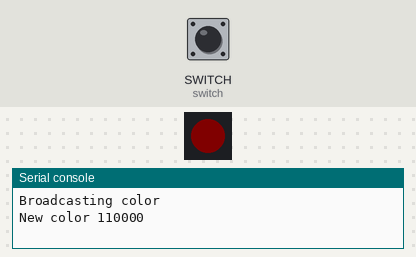
A program run on a simulated Circuit Playground running CircuitPython. On the bench: 1 RGB LEDs in strip order, left to right, the last lines printed to the serial console. The test bench sets the inputs (shaded band); at power-on: SWITCH (switch) HIGH. Dim RGB values are drawn brighter than linear; nothing arrives over Bluetooth unless stated.

Above: at 1.2 s.
1.3 s: SWITCH (switch) pulled LOW for 3.2 s
At 1.7 s:
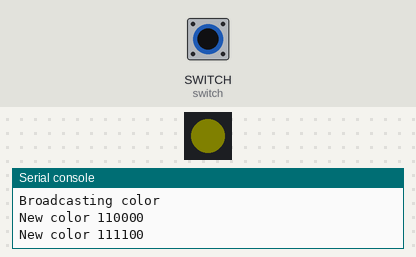
At 3.2 s:
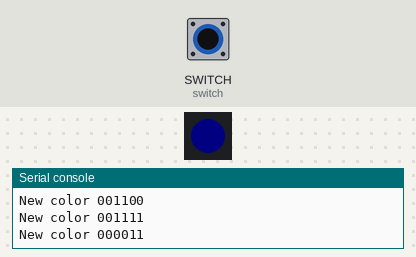
6.0 s: SWITCH (switch) pulled LOW for 0.15 s
At 6.6 s:
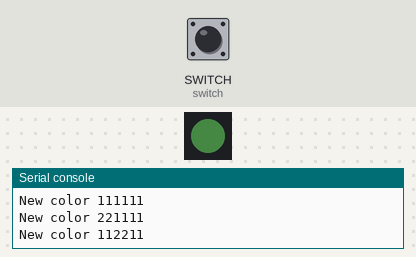
Timing chart, 0 to 9.0 s (numbered marks = the images above; inputs shaded):
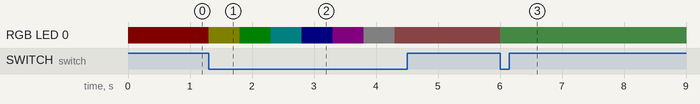

Measured:
- after the input at 1.3 s, RGB LED 0: RGB(5, 0, 0) → RGB(5, 5, 0) at once, → RGB(0, 5, 0) 0.50 s later, → RGB(0, 5, 5) 0.50 s later, → RGB(0, 0, 5) 0.50 s later, … (7 changes in this stretch)
- after the input at 6.0 s, RGB LED 0: RGB(10, 5, 5) → RGB(5, 10, 5) at once

The program:

main.hide-n-seek.ItsyBitsyNRF.py
```python
### main.hide-n-seek.ItsyBitsyNRF.py

"""
ItsyBitsy nRF52840 Express transmitter for the "Circuit Playground Bluefruit Ornament Proximity" demo

If you don't have two Circuit Playground Bluefruit but still want to play the hide and seek.
You can use this code on a ItsyBitsy nRF52840 Express to advertise a color.
The buttons change the color when advertising.

Use your Circuit Playground Bluefruit to seek your ItsyBitsy nRF52840
"""
### Original code https://learn.adafruit.com/hide-n-seek-bluefruit-ornament/code-with-circuitpython

import time
import board

### Configure the user switch of the ItsyBitsy nRF52840
from digitalio import DigitalInOut, Direction, Pull
switch = DigitalInOut(board.SWITCH)
switch.direction = Direction.INPUT
switch.pull = Pull.UP

### Configure the DotStar available on the ItsyBitsy nRF52840
import adafruit_dotstar as dotstar

# On-board DotStar for boards including Gemma, Trinket, and ItsyBitsy
rgb = dotstar.DotStar(board.APA102_SCK, board.APA102_MOSI, 1)
rgb.brightness = 0.3
rgb[0] = (0, 0, 0)

from adafruit_ble import BLERadio
from adafruit_ble.advertising.adafruit import AdafruitColor

ble = BLERadio()
advertisement = AdafruitColor()

# The color pickers will cycle through this list with buttons A and B.
color_options = [0x110000,
                 0x111100,
                 0x001100,
                 0x001111,
                 0x000011,
                 0x110011,
                 0x111111,
                 0x221111,
                 0x112211,
                 0x111122]

i = 0
### Trick to force a first color "change"
last_i = -1

print("Broadcasting color")

### The original code has two mode, the Feather nRF52840 version is broadcasts only.
while True:

### If the color has change, or if this is the first time, start advertising the color and set the RGB as feedback indicator.
    if last_i != i:
        last_i = i
        color = color_options[i]
        rgb[0] = ( (color>>16)&0xFF , (color>>8)&0xFF , color&0xFF )
        print("New color {:06x}".format(color))
        advertisement.color = color
        ble.stop_advertising()
        ble.start_advertising(advertisement)
        time.sleep(0.5)

### Verify if the user press the button (false if pressed) and change color.
    if not switch.value:
        i += 1
        i %= len(color_options)

### We should never reach this point because of the infinit loop.
ble.stop_advertising()
```
